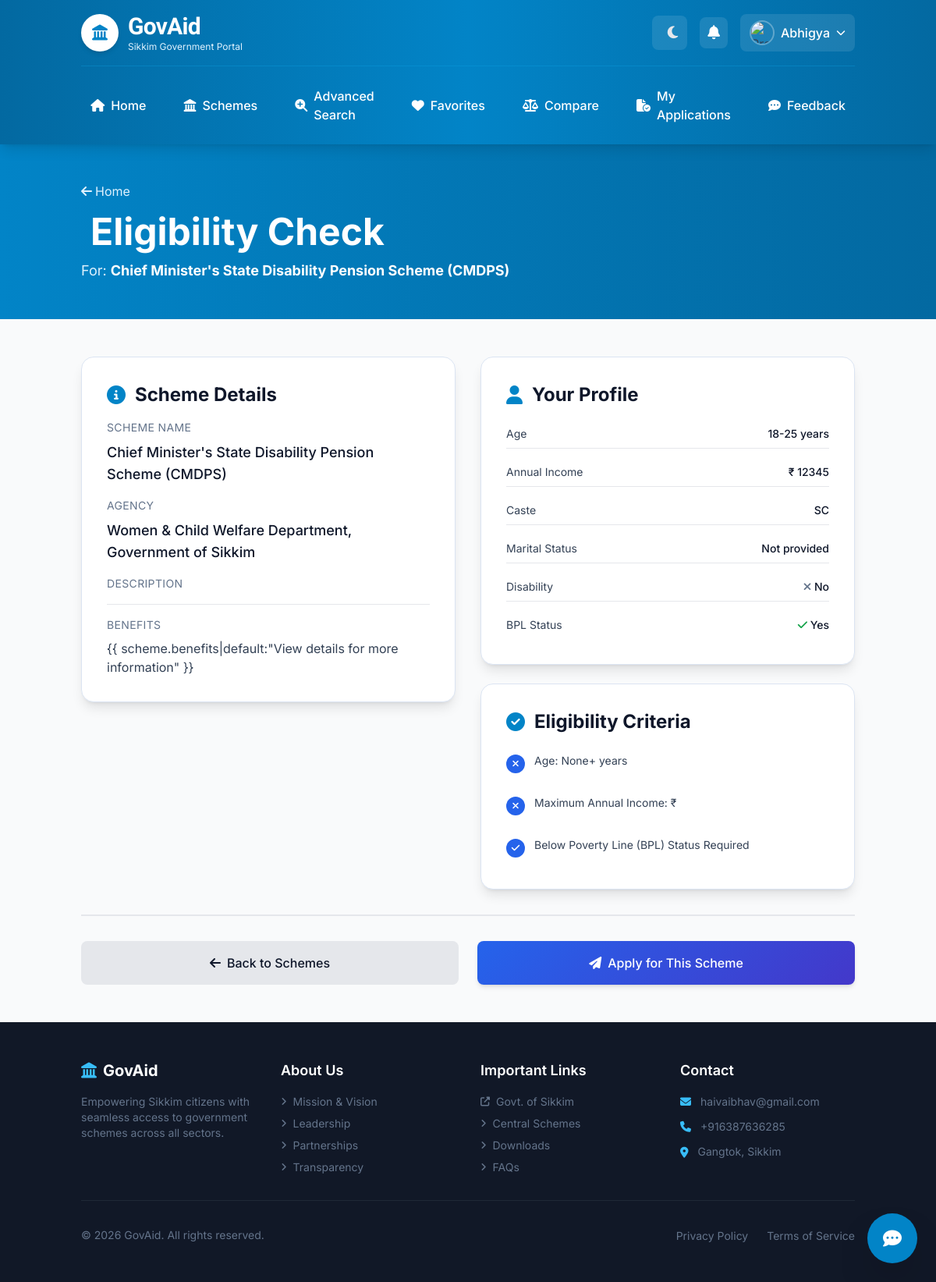
Before: /eligibility/1/ (signed in) with the older database file.
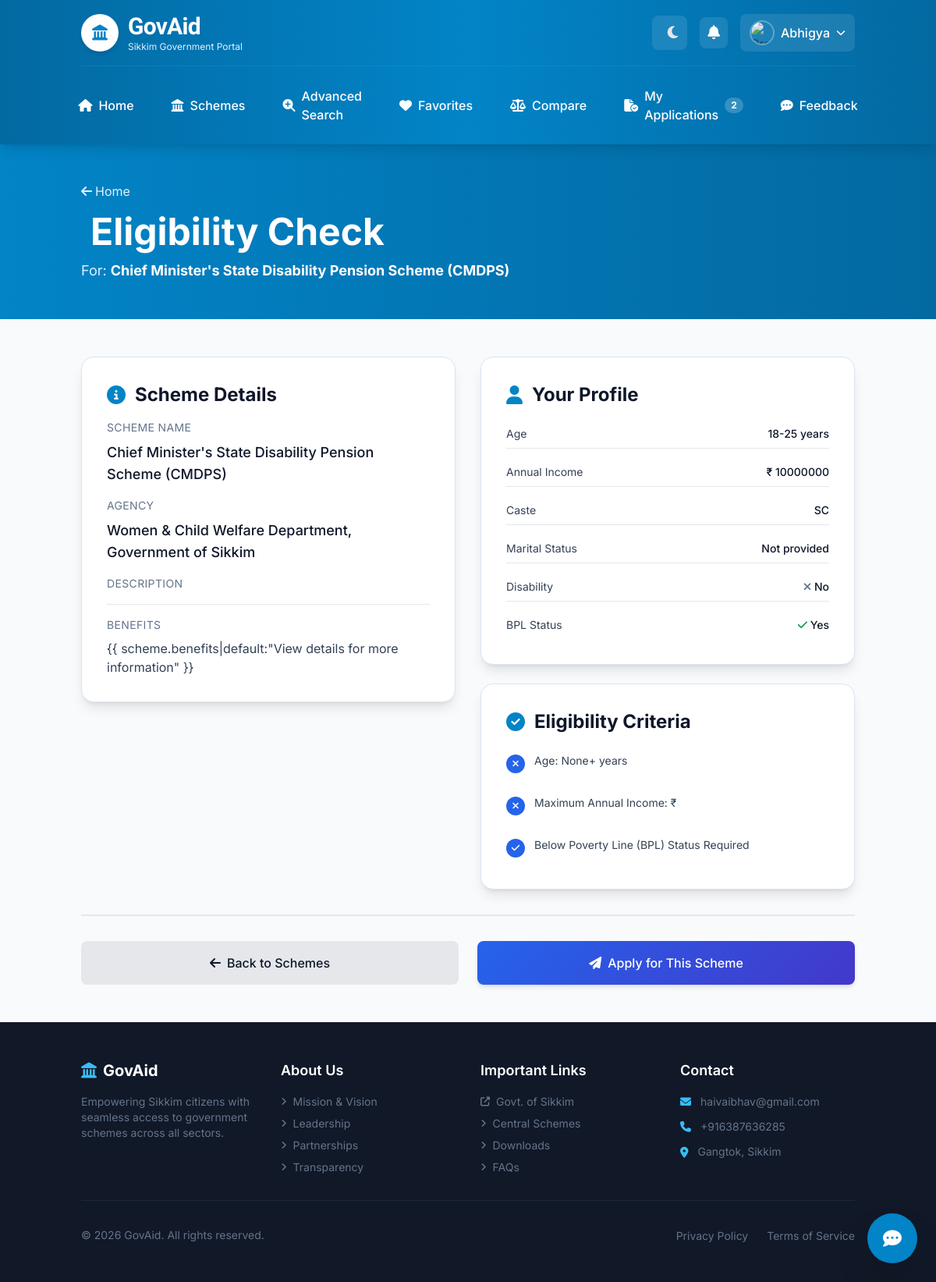
After: the same page with the newer database file.
### schemesapp/models.py (models this page shows)
class UserDetails(models.Model):
    GENDER_CHOICES = [
    ('M' ,'Male'),
    ('F' ,'Female'),
    ('T', "Transgender")
    ]
    MARITIAL_CHOICES = [
    ('MARRIED' ,'Married'),
    ('NOT MARRIED' ,'Never Married'),
    ('WIDOWED', "Widowed"),
    ('DIVORCEE', "Divorcee")
    ]
    CASTE_CHOICES = [
    ('G' ,'General'),
    ('OBC' ,'Other Backward Caste(OBC)'),
    ('PVTG', "Particularly Vulnarable Tribal Group"),
    ('SC', "Scheduled Class"),
    ('ST', "Scheduled Tribe")
    ]
    AGE_CHOICES = [
    ('18-25', '18-25 years'),
    ('26-35', '26-35 years'),
    ('36-45', '36-45 years'),
    ('46-55', '46-55 years'),
    ('56-65', '56-65 years'),
    ('65+', '65 years and above'),
    ]
    user = models.OneToOneField(User, on_delete=models.CASCADE, default=0)
    name = models.CharField(max_length=255)
    email = models.EmailField()
    gender= models.CharField(max_length=50, choices=GENDER_CHOICES)
    age = models.CharField(max_length=20, choices=AGE_CHOICES, default='18-25')
    maritial_status = models.CharField(max_length=50, choices=MARITIAL_CHOICES)
    location = models.CharField(max_length=100, choices=[('rural', "Rural"),('urban', "Urban")])
    caste = models.CharField(max_length=100, choices=CASTE_CHOICES)
    disability = models.BooleanField()
    minority = models.BooleanField()
    below_poverty_line = models.BooleanField()
    income = models.PositiveIntegerField()

### schemesapp/views.py (the view)
# urls.py: path('eligibility/<int:pk>/', views.scheme_eligibility, name='user_eligibility'),
@login_required
def scheme_eligibility(request, pk):
    try:
        details = UserDetails.objects.get(user=request.user)
    except UserDetails.DoesNotExist:
        return redirect('user_detail')
    scheme = get_object_or_404(Scheme, pk=pk)
    is_eligible = scheme.is_user_eligible(details)
    return render(request, 'eligibility.html', {'details': details, 'scheme':scheme, 'is_eligible':is_eligible})

### schemesapp/context_processors.py (called while the page is built, shortened)
def global_user_context(request):
    is_emp = request.user.is_superuser or request.user.groups.filter(name='Employee').exists()
    notifications = Notification.objects.filter(user=request.user, is_read=False).order_by('-created_at')[:8]
    unread_count = Notification.objects.filter(user=request.user, is_read=False).count()
    if is_emp:
        apps_count = Application.objects.filter(status='pending').count()
    else:
        apps_count = Application.objects.filter(user=request.user).count()
    return {
        'notifications': notifications,
        'unread_notifications_count': unread_count,
        'user_applications_count': apps_count,
        'user_is_employee': is_emp,
    }

### schemesapp/models.py (called while the page is built)
    def _get_age_numeric(self, age_range):
        age_map = {
            '18-25': 21.5,
            '26-35': 30.5,
            '36-45': 40.5,
            '46-55': 50.5,
            '56-65': 60.5,
            '65+': 70,
        }
        return age_map.get(age_range, None)

### schemesapp/templatetags/group_filters.py (called while the page is built)
@register.filter(name='has_group')
def has_group(user, group_name):
    return user.groups.filter(name=group_name).exists()

### schemesapp/templates/eligibility.html (shortened to what the changed rows need)
{% extends "base.html" %}
{% load static %}
{% block content %}
<section
  class="bg-gradient-to-r from-primary-600 to-primary-700 dark:from-gray-800 dark:to-gray-900 py-12 animate-fade-in-down"
>
  <div class="container mx-auto px-4">
    <h1
      class="text-4xl md:text-5xl font-bold text-white mb-3 animate-fade-in-up stagger-2"
    >
      Eligibility Check
    </h1>
  </div>
</section>
<section class="py-12 bg-gray-50 dark:bg-gray-900">
  <div class="container mx-auto px-4">
    <div class="max-w-5xl mx-auto grid grid-cols-1 md:grid-cols-2 gap-8">
      <div class="space-y-6 animate-fade-in-up stagger-1 hover-lift">
        <div class="card p-8">
          <h2
            class="text-2xl font-bold text-gray-900 dark:text-white mb-4 flex items-center"
          >
            <i
              class="fas fa-info-circle mr-3 text-primary-600 dark:text-primary-400"
            ></i
            >Scheme Details
          </h2>
        </div>
      </div>
      <div class="space-y-6">
        <div class="card p-8">
          <h2
            class="text-2xl font-bold text-gray-900 dark:text-white mb-4 flex items-center"
          >
            <i
              class="fas fa-user mr-3 text-primary-600 dark:text-primary-400"
            ></i
            >Your Profile
          </h2>
          <div class="space-y-3 text-sm">
            <div
              class="flex justify-between items-center py-2 border-b border-gray-200 dark:border-gray-700"
            >
              <span class="text-gray-600 dark:text-gray-400">Age</span>
              <span class="font-medium text-gray-900 dark:text-white"
                >{{ details.age|default:"Not provided" }} years</span
              >
            </div>
            <div
              class="flex justify-between items-center py-2 border-b border-gray-200 dark:border-gray-700"
            >
              <span class="text-gray-600 dark:text-gray-400"
                >Annual Income</span
              >
              <span class="font-medium text-gray-900 dark:text-white"
                >₹ {{ details.income|default:"Not provided" }}</span
              >
            </div>
            <div
              class="flex justify-between items-center py-2 border-b border-gray-200 dark:border-gray-700"
            >
              <span class="text-gray-600 dark:text-gray-400">Caste</span>
              <span class="font-medium text-gray-900 dark:text-white"
                >{{ details.caste|default:"Not provided" }}</span
              >
            </div>
          </div>
        </div>
        <div
          class="card p-8 border-2 border-primary-200 dark:border-primary-800 bg-primary-50 dark:bg-primary-900/20"
        >
          <h2
            class="text-2xl font-bold text-gray-900 dark:text-white mb-4 flex items-center"
          >
            <i
              class="fas fa-check-circle mr-3 text-primary-600 dark:text-primary-400"
            ></i
            >Eligibility Criteria
          </h2>
        </div>
      </div>
    </div>
  </div>
</section>
{% endblock %}

### templates/base.html (shortened to what the changed rows need)
{% load static %} {% load group_filters %}
<!doctype html>
<html lang="en" class="scroll-smooth">
  <head>
    <link
      rel="stylesheet"
      href="https://cdnjs.cloudflare.com/ajax/libs/font-awesome/6.5.0/css/all.min.css"
    />
    <link rel="stylesheet" href="{% static 'css/output.css' %}" />
  </head>
  <body class="min-h-screen flex flex-col">
    <header
      class="bg-gradient-to-r from-primary-700 via-primary-600 to-primary-700 dark:from-gray-800 dark:via-gray-900 dark:to-gray-800 shadow-lg sticky top-0 z-50 transition-all duration-300"
    >
      <div class="container mx-auto px-4">
        <nav
          class="hidden lg:flex items-center justify-center space-x-2 py-4"
          role="navigation"
          aria-label="Main Navigation"
        >
          {% if user.is_authenticated %}
          <a
            href="{% url 'all_applications' %}"
            class="flex items-center space-x-2 px-5 py-2.5 text-white hover:bg-white/20 dark:hover:bg-gray-700 rounded-lg transition-all duration-200 group focus-outline"
          >
            <i
              class="fas fa-file-circle-check group-hover:scale-110 transition-transform duration-200"
            ></i>
            <span class="font-medium">{% if user_is_employee %}Applications{% else %}My Applications{% endif %}</span>
            {% if user_applications_count > 0 %}
            <span class="ml-1 px-2 py-0.5 text-xs rounded-full bg-white/20 text-white font-bold">
              {{ user_applications_count }}
            </span>
            {% endif %}
          </a>
          {% endif %}
        </nav>
      </div>
    </header>
    <main class="flex-1">{% block content %}{% endblock %}</main>
  </body>
</html>

Changed rows visible on the page:
changed UserDetails "SC": income "12345" → "10000000"
Other visible differences:
{{ user_applications_count }}: (not shown) → "2"
